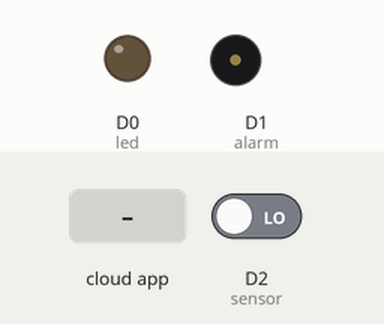
This sketch was run on a simulated ESP8266 (NodeMCU). Shown: output pins drawn as LEDs (lit = HIGH), buzzer (waves = sounding). Inputs (shaded band) come from the test bench; at power-on: D2 (sensor) LOW. WiFi joins after 1.5 s; servers stay silent unless stated; the Firebase database answers and starts empty; what the sketch prints to the serial monitor is not drawn.

Above: at 2.7 s.
2.8 s: the phone or cloud app sets sistemUkljucen to 1
4.8 s: the phone or cloud app sets alarm to 1
At 6.0 s:
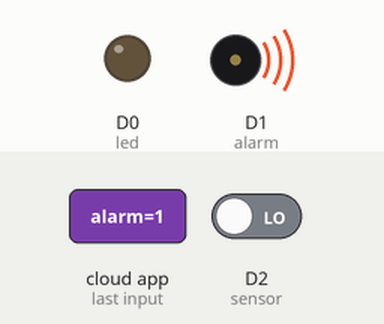
7.1 s: the phone or cloud app sets light to 1
At 8.3 s:
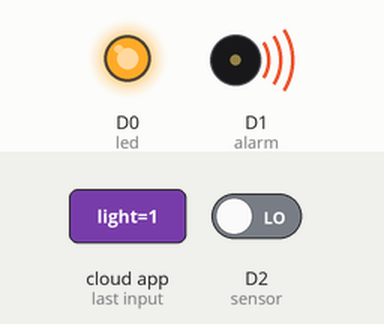
8.6 s: the phone or cloud app sets alarm to 0
At 9.8 s:
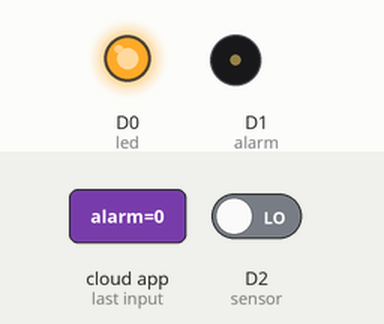
10.4 s: the phone or cloud app sets light to 0
At 11.0 s:
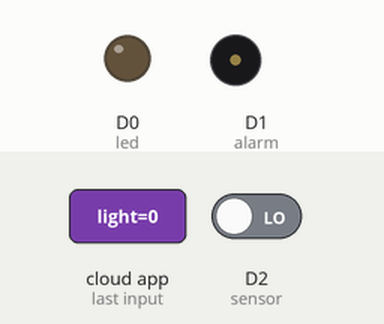
Timing chart, 0 to 12.9 s (numbered marks = the images above; inputs shaded):
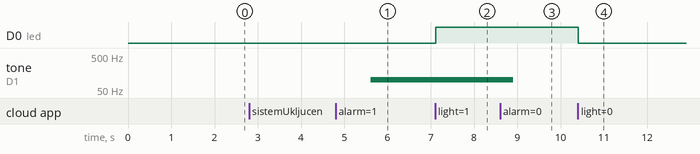

Measured:
- after the input at 4.8 s, tone on D1 (alarm): silent → 100 Hz after 0.81 s
- after the input at 7.1 s, D0 (led): LOW → HIGH at once
- after the input at 8.6 s, tone on D1 (alarm): 100 Hz → silent after 0.31 s
- after the input at 10.4 s, D0 (led): HIGH → LOW at once

The sketch:

IoTseminar_finalProject.ino
```cpp
#include <Arduino.h>
#if defined(ESP32)
  #include <WiFi.h>
#elif defined(ESP8266)
  #include <ESP8266WiFi.h>
#endif
#include <Firebase_ESP_Client.h>

#include "addons/TokenHelper.h"
#include "addons/RTDBHelper.h"

#define WIFI_SSID "YOUR_WIFI"
#define WIFI_PASSWORD "YOUR_PASSWORD"

#define API_KEY "YOUR_API_KEY"

#define DATABASE_URL "YOUR_DATABASE_URL"

FirebaseData fbdo;

FirebaseAuth auth;
FirebaseConfig config;

unsigned long sendDataPrevMillis = 0;
bool signupOK = false;
int sensor = D2;
int led = D0;
int alarm = D1;
int val = 0;
int alarmOn = 0;
int lightOn = 0;
int sistemUkljucen = 1;


void setup(){
  pinMode(sensor, INPUT);
  pinMode(alarm, OUTPUT);
  pinMode(led, OUTPUT);
  Serial.begin(115200);
  WiFi.begin(WIFI_SSID, WIFI_PASSWORD);
  Serial.print("Connecting to Wi-Fi");
  while (WiFi.status() != WL_CONNECTED){
    Serial.print(".");
    delay(300);
  }
  Serial.println();
  Serial.print("Connected with IP: ");
  Serial.println(WiFi.localIP());
  Serial.println();

  config.api_key = API_KEY;

  config.database_url = DATABASE_URL;

  if (Firebase.signUp(&config, &auth, "", "")){
    Serial.println("ok");
    signupOK = true;
  }
  else{
    Serial.printf("%s\n", config.signer.signupError.message.c_str());
  }

  config.token_status_callback = tokenStatusCallback;

  Firebase.begin(&config, &auth);
  Firebase.reconnectWiFi(true);
}

void loop(){
  if (Firebase.ready() && signupOK && (millis() - sendDataPrevMillis > 1000 || sendDataPrevMillis == 0)){
    if(Firebase.RTDB.getInt(&fbdo, "/data/sistemUkljucen")){
        if(fbdo.dataType() == "int"){
          sistemUkljucen = fbdo.intData();
       }
    }
    if(sistemUkljucen == 1){
        sendDataPrevMillis = millis();
    val = digitalRead(sensor);
    Firebase.RTDB.setInt(&fbdo, "data/sensor", val);

    if (val == HIGH) {

    alarmOn = 1;
    lightOn = 1;
    Firebase.RTDB.setInt(&fbdo, "data/alarm", alarmOn);
    Firebase.RTDB.setInt(&fbdo, "data/light", lightOn);

    val = LOW;
    Firebase.RTDB.setInt(&fbdo, "data/sensor", val);
    }

    int izadji = true;
    while(izadji==true)
    {
      if(Firebase.RTDB.getInt(&fbdo, "/data/alarm")){
        if(fbdo.dataType() == "int"){
          alarmOn = fbdo.intData();
         }
        }

       if(Firebase.RTDB.getInt(&fbdo, "/data/light")){
        if(fbdo.dataType() == "int"){
          lightOn = fbdo.intData();
          }
        }

      Serial.println(alarmOn);
      Serial.println(lightOn);

      if(alarmOn==1){
        tone(alarm, 100);
        }
      if(lightOn==1){
          digitalWrite(led, HIGH);
        }

      if(alarmOn == 0){
        noTone(alarm);
        }

      if(lightOn == 0){
        digitalWrite(led, LOW);
        }

      if(alarmOn == 0 && lightOn == 0){
        izadji = false;
        }
      }
    }
  }
}
```
